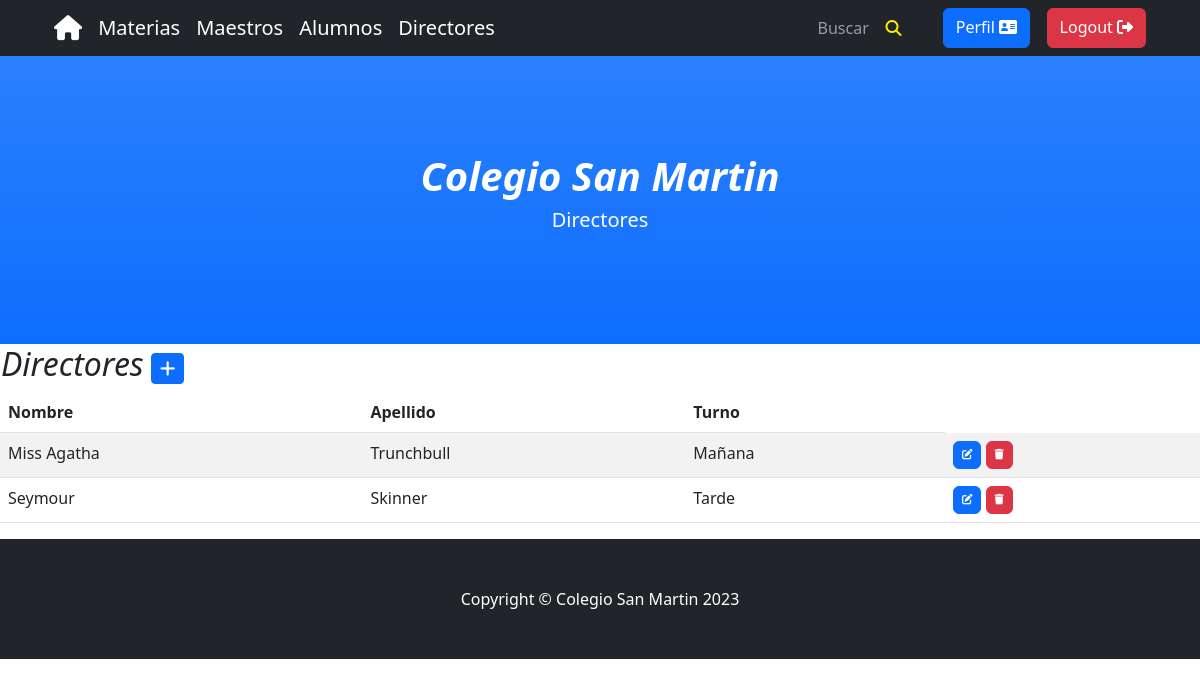
The page /directores/ (signed in) on the database its author committed.
### aplicacion/models.py (models this page shows, shortened)
class Director(models.Model):
    nombre = models.CharField(max_length=50, blank=False)
    apellido = models.CharField(max_length=50, blank=False)
    documento = models.IntegerField(blank=False)
    turno = models.CharField(max_length=50, blank=False)

### aplicacion/views.py (the view)
# urls.py: path('directores/', DirectoresList.as_view(), name='directores'),
class DirectoresList(LoginRequiredMixin, ListView):
    model = Director

### aplicacion/templates/aplicacion/director_list.html (shortened to what this page needs)
{% extends 'aplicacion/base.html' %}
{% load static %}
{% block barra %}
    <li class="nav-item"><a class="nav-link" href="{% url 'buscar_director' %}">Buscar&nbsp;&nbsp;&nbsp;&nbsp;<i class="fa-solid fa-magnifying-glass fa-beat" style="color: #faea05;"title="Buscar Director"></i></a></li>
{% endblock barra %}
{% block titulo %}
    <p class="lead">Directores</p>
{% endblock titulo %}
{% block contenido %}
    <table>
        <tr>
            <td width="150"><h2><i>Directores</i></h2></td>
            <td>
                <a href="{% url 'create_director' %}"
                class="btn btn-primary btn-sm"
                >
                </a>
            </td>
        </tr>
    </table>
    <table class="table table-striped">
        <thead>
             <tr>
                <th>Nombre</th>
                <th>Apellido</th>
                <th>Turno</th>
             </tr>
        </thead>
        <tbody>
        {% for d in director_list %}
        <tr>
            <td>{{ d.nombre }}</td>
            <td>{{ d.apellido }}</td>
            <td>{{ d.turno }}</td>
            <td>
                <a
                    href="{% url 'update_director' pk=d.pk %}"
                    class="btn btn-primary"
                    style="--bs-btn-padding-y: .25rem; --bs-btn-padding-x: .5rem; --bs-btn-font-size: .75rem;"
                    >
                </a>
                <a
                    href="{% url 'delete_director' pk=d.pk %}"
                    class="btn btn-danger"
                    style="--bs-btn-padding-y: .25rem; --bs-btn-padding-x: .5rem; --bs-btn-font-size: .75rem;"
                    >
                </a>
            </td>
        </tr>
        {% endfor %}
    </tbody>
    </table>
{% endblock contenido %}

### rows shown on the page
Director: nombre "Miss Agatha", apellido "Trunchbull", turno "Mañana"
Director: nombre "Seymour", apellido "Skinner", turno "Tarde"
